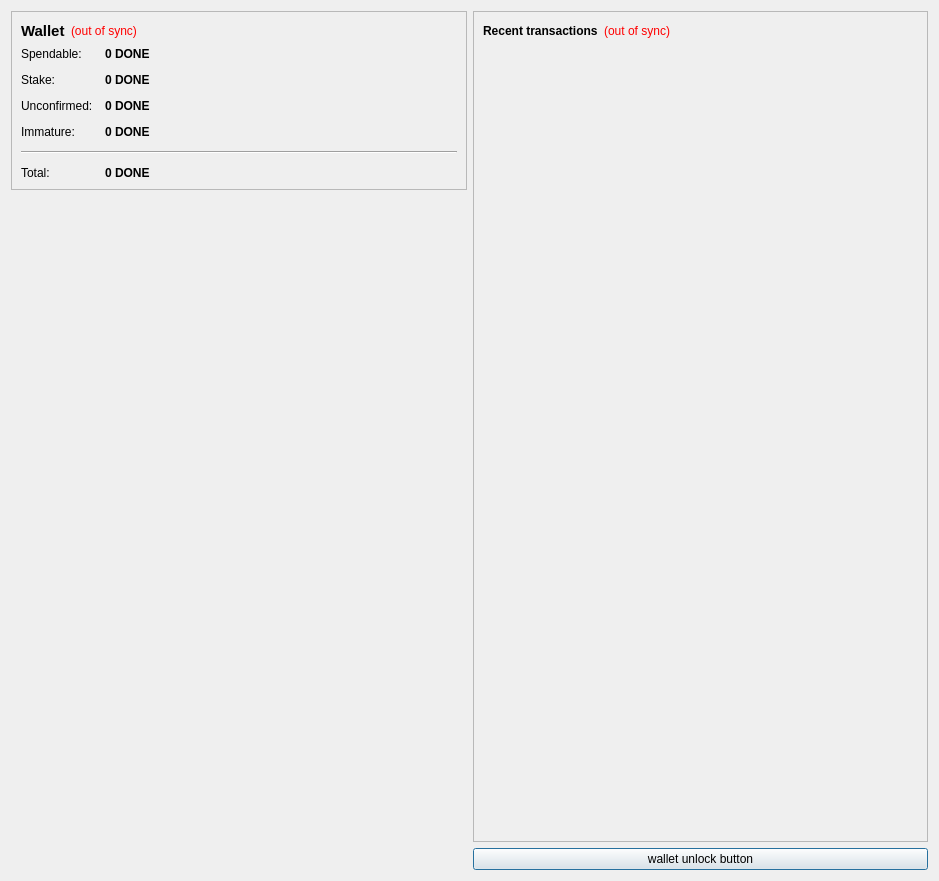
<?xml version="1.0" encoding="UTF-8"?>
<ui version="4.0">
 <class>OverviewPage</class>
 <widget class="QWidget" name="OverviewPage">
  <property name="geometry">
   <rect>
    <x>0</x>
    <y>0</y>
    <width>939</width>
    <height>881</height>
   </rect>
  </property>
  <property name="windowTitle">
   <string>Form</string>
  </property>
  <layout class="QHBoxLayout" name="horizontalLayout" stretch="0,0">
   <item>
    <layout class="QVBoxLayout" name="verticalLayout_2">
     <item>
      <widget class="QFrame" name="frame">
       <property name="frameShape">
        <enum>QFrame::StyledPanel</enum>
       </property>
       <property name="frameShadow">
        <enum>QFrame::Raised</enum>
       </property>
       <layout class="QVBoxLayout" name="verticalLayout_4">
        <item>
         <layout class="QHBoxLayout" name="horizontalLayout_4">
          <item>
           <widget class="QLabel" name="label_5">
            <property name="font">
             <font>
              <pointsize>11</pointsize>
              <weight>75</weight>
              <bold>true</bold>
             </font>
            </property>
            <property name="text">
             <string>Wallet</string>
            </property>
           </widget>
          </item>
          <item>
           <widget class="QLabel" name="labelWalletStatus">
            <property name="toolTip">
             <string>The displayed information may be out of date. Your wallet automatically synchronizes with the learncoin network after a connection is established, but this process has not completed yet.</string>
            </property>
            <property name="styleSheet">
             <string notr="true">QLabel { color: red; }</string>
            </property>
            <property name="text">
             <string notr="true">(out of sync)</string>
            </property>
            <property name="alignment">
             <set>Qt::AlignLeading|Qt::AlignLeft|Qt::AlignVCenter</set>
            </property>
           </widget>
          </item>
          <item>
           <spacer name="horizontalSpacer_2">
            <property name="orientation">
             <enum>Qt::Horizontal</enum>
            </property>
            <property name="sizeHint" stdset="0">
             <size>
              <width>40</width>
              <height>20</height>
             </size>
            </property>
           </spacer>
          </item>
         </layout>
        </item>
        <item>
         <layout class="QFormLayout" name="formLayout_2">
          <property name="fieldGrowthPolicy">
           <enum>QFormLayout::AllNonFixedFieldsGrow</enum>
          </property>
          <property name="horizontalSpacing">
           <number>12</number>
          </property>
          <property name="verticalSpacing">
           <number>12</number>
          </property>
          <item row="0" column="0">
           <widget class="QLabel" name="label">
            <property name="text">
             <string>Spendable:</string>
            </property>
           </widget>
          </item>
          <item row="0" column="1">
           <widget class="QLabel" name="labelBalance">
            <property name="font">
             <font>
              <weight>75</weight>
              <bold>true</bold>
             </font>
            </property>
            <property name="cursor">
             <cursorShape>IBeamCursor</cursorShape>
            </property>
            <property name="toolTip">
             <string>Your current spendable balance</string>
            </property>
            <property name="text">
             <string notr="true">0 DONE</string>
            </property>
            <property name="textInteractionFlags">
             <set>Qt::LinksAccessibleByMouse|Qt::TextSelectableByKeyboard|Qt::TextSelectableByMouse</set>
            </property>
           </widget>
          </item>
          <item row="1" column="0">
           <widget class="QLabel" name="label_6">
            <property name="text">
             <string>Stake:</string>
            </property>
           </widget>
          </item>
          <item row="1" column="1">
           <widget class="QLabel" name="labelStake">
            <property name="font">
             <font>
              <weight>75</weight>
              <bold>true</bold>
             </font>
            </property>
            <property name="cursor">
             <cursorShape>IBeamCursor</cursorShape>
            </property>
            <property name="toolTip">
             <string>Total of coins that was staked, and do not yet count toward the current balance</string>
            </property>
            <property name="text">
             <string notr="true">0 DONE</string>
            </property>
            <property name="textInteractionFlags">
             <set>Qt::LinksAccessibleByMouse|Qt::TextSelectableByKeyboard|Qt::TextSelectableByMouse</set>
            </property>
           </widget>
          </item>
          <item row="2" column="0">
           <widget class="QLabel" name="label_3">
            <property name="text">
             <string>Unconfirmed:</string>
            </property>
           </widget>
          </item>
          <item row="2" column="1">
           <widget class="QLabel" name="labelUnconfirmed">
            <property name="font">
             <font>
              <weight>75</weight>
              <bold>true</bold>
             </font>
            </property>
            <property name="cursor">
             <cursorShape>IBeamCursor</cursorShape>
            </property>
            <property name="toolTip">
             <string>Total of transactions that have yet to be confirmed, and do not yet count toward the current balance</string>
            </property>
            <property name="text">
             <string notr="true">0 DONE</string>
            </property>
            <property name="textInteractionFlags">
             <set>Qt::LinksAccessibleByMouse|Qt::TextSelectableByKeyboard|Qt::TextSelectableByMouse</set>
            </property>
           </widget>
          </item>
          <item row="3" column="0">
           <widget class="QLabel" name="labelImmatureText">
            <property name="text">
             <string>Immature:</string>
            </property>
           </widget>
          </item>
          <item row="3" column="1">
           <widget class="QLabel" name="labelImmature">
            <property name="font">
             <font>
              <weight>75</weight>
              <bold>true</bold>
             </font>
            </property>
            <property name="toolTip">
             <string>Mined balance that has not yet matured</string>
            </property>
            <property name="text">
             <string notr="true">0 DONE</string>
            </property>
            <property name="textInteractionFlags">
             <set>Qt::LinksAccessibleByMouse|Qt::TextSelectableByKeyboard|Qt::TextSelectableByMouse</set>
            </property>
           </widget>
          </item>
          <item row="4" column="0" colspan="2">
           <widget class="Line" name="line">
            <property name="orientation">
             <enum>Qt::Horizontal</enum>
            </property>
           </widget>
          </item>
          <item row="5" column="0">
           <widget class="QLabel" name="labelTotalText">
            <property name="text">
             <string>Total:</string>
            </property>
           </widget>
          </item>
          <item row="5" column="1">
           <widget class="QLabel" name="labelTotal">
            <property name="font">
             <font>
              <weight>75</weight>
              <bold>true</bold>
             </font>
            </property>
            <property name="cursor">
             <cursorShape>IBeamCursor</cursorShape>
            </property>
            <property name="toolTip">
             <string>Your current total balance</string>
            </property>
            <property name="text">
             <string notr="true">0 DONE</string>
            </property>
            <property name="textInteractionFlags">
             <set>Qt::LinksAccessibleByMouse|Qt::TextSelectableByKeyboard|Qt::TextSelectableByMouse</set>
            </property>
           </widget>
          </item>
         </layout>
        </item>
       </layout>
      </widget>
     </item>
     <item>
      <spacer name="verticalSpacer_4">
       <property name="orientation">
        <enum>Qt::Vertical</enum>
       </property>
       <property name="sizeHint" stdset="0">
        <size>
         <width>20</width>
         <height>40</height>
        </size>
       </property>
      </spacer>
     </item>
     <item>
      <widget class="QLabel" name="label_2">
       <property name="text">
        <string/>
       </property>
       <property name="pixmap">
        <pixmap resource="../bitcoin.qrc">:/images/Wallet_Logo</pixmap>
       </property>
       <property name="alignment">
        <set>Qt::AlignCenter</set>
       </property>
      </widget>
     </item>
     <item>
      <spacer name="verticalSpacer">
       <property name="orientation">
        <enum>Qt::Vertical</enum>
       </property>
       <property name="sizeHint" stdset="0">
        <size>
         <width>20</width>
         <height>40</height>
        </size>
       </property>
      </spacer>
     </item>
    </layout>
   </item>
   <item>
    <layout class="QVBoxLayout" name="verticalLayout_3">
     <item>
      <widget class="QFrame" name="frame_2">
       <property name="frameShape">
        <enum>QFrame::StyledPanel</enum>
       </property>
       <property name="frameShadow">
        <enum>QFrame::Raised</enum>
       </property>
       <layout class="QVBoxLayout" name="verticalLayout">
        <item>
         <layout class="QHBoxLayout" name="horizontalLayout_2">
          <item>
           <widget class="QLabel" name="label_4">
            <property name="text">
             <string>&lt;b&gt;Recent transactions&lt;/b&gt;</string>
            </property>
           </widget>
          </item>
          <item>
           <widget class="QLabel" name="labelTransactionsStatus">
            <property name="toolTip">
             <string>The displayed information may be out of date. Your wallet automatically synchronizes with the learncoin network after a connection is established, but this process has not completed yet.</string>
            </property>
            <property name="styleSheet">
             <string notr="true">QLabel { color: red; }</string>
            </property>
            <property name="text">
             <string notr="true">(out of sync)</string>
            </property>
            <property name="alignment">
             <set>Qt::AlignRight|Qt::AlignTrailing|Qt::AlignVCenter</set>
            </property>
           </widget>
          </item>
          <item>
           <spacer name="horizontalSpacer">
            <property name="orientation">
             <enum>Qt::Horizontal</enum>
            </property>
            <property name="sizeHint" stdset="0">
             <size>
              <width>40</width>
              <height>20</height>
             </size>
            </property>
           </spacer>
          </item>
         </layout>
        </item>
        <item>
         <widget class="QListView" name="listTransactions">
          <property name="styleSheet">
           <string notr="true">QListView { background: transparent; }</string>
          </property>
          <property name="frameShape">
           <enum>QFrame::NoFrame</enum>
          </property>
          <property name="verticalScrollBarPolicy">
           <enum>Qt::ScrollBarAlwaysOff</enum>
          </property>
          <property name="horizontalScrollBarPolicy">
           <enum>Qt::ScrollBarAlwaysOff</enum>
          </property>
          <property name="selectionMode">
           <enum>QAbstractItemView::NoSelection</enum>
          </property>
         </widget>
        </item>
       </layout>
      </widget>
     </item>
     <item>
      <widget class="QPushButton" name="unlockWalletButton">
       <property name="sizePolicy">
        <sizepolicy hsizetype="Minimum" vsizetype="Fixed">
         <horstretch>0</horstretch>
         <verstretch>0</verstretch>
        </sizepolicy>
       </property>
       <property name="maximumSize">
        <size>
         <width>16777214</width>
         <height>16777214</height>
        </size>
       </property>
       <property name="toolTip">
        <string/>
       </property>
       <property name="text">
        <string>wallet unlock button</string>
       </property>
       <property name="checkable">
        <bool>false</bool>
       </property>
       <property name="autoDefault">
        <bool>false</bool>
       </property>
       <property name="default">
        <bool>true</bool>
       </property>
       <property name="flat">
        <bool>false</bool>
       </property>
      </widget>
     </item>
    </layout>
   </item>
  </layout>
 </widget>
 <resources>
  <include location="../bitcoin.qrc"/>
 </resources>
 <connections/>
</ui>
